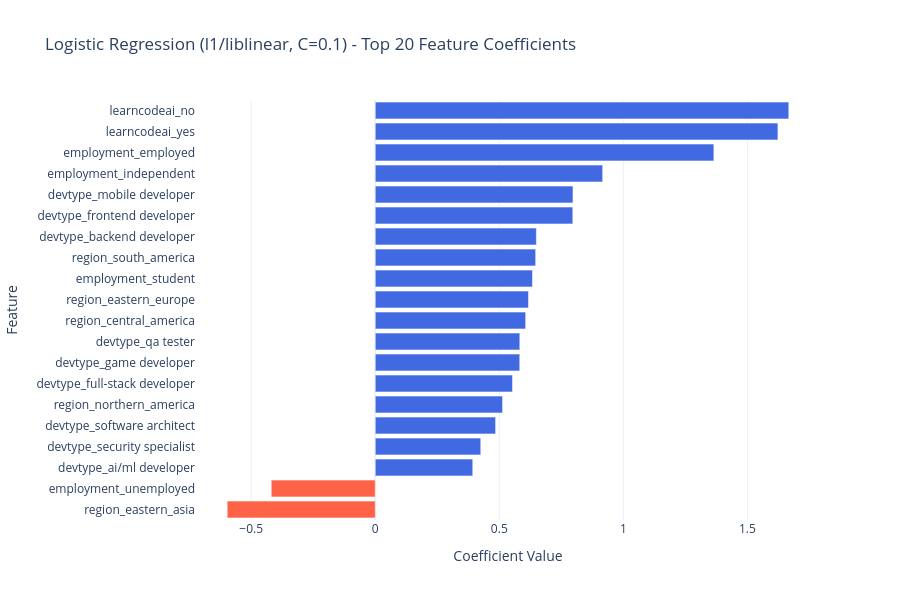

Notebook source saved alongside this figure:
### Code cell
# Getting top variables with .coef
feature_names = X_clean.columns.tolist()
coefs = model.coef_[0] 

coef_df = pd.DataFrame({
    'Feature': feature_names,
    'Coefficient': coefs
})
coef_df['Abs'] = coef_df['Coefficient'].abs()
coef_df = coef_df.sort_values('Abs', ascending=False).head(20)
coef_df = coef_df.sort_values('Coefficient')

colors = ['tomato' if c < 0 else 'royalblue' for c in coef_df['Coefficient']]

fig = go.Figure(go.Bar(
    x=coef_df['Coefficient'],
    y=coef_df['Feature'],
    orientation='h',
    marker_color=colors
))
fig.update_layout(
    title=f'Logistic Regression ({label}, C={best_C}) - Top 20 Feature Coefficients',
    xaxis_title='Coefficient Value',
    yaxis_title='Feature',
    template='plotly_white',
    height=600
)
fig.show()

print("Top 20 features by absolute coefficient:")
print(f"{'Rank':<6} {'Feature':<40} {'Coefficient':>12}")
print("-" * 60)
for rank, (index, row) in enumerate(coef_df.sort_values('Abs', ascending=False).iterrows(), 1):
    print(f"{rank:<6} {row['Feature']:<40} {row['Coefficient']:>12.4f}")

### Figure 1 — Plotly figure (JSON) as saved in the notebook; plotly's stock layout.template omitted (floating-point values rounded to 4 significant figures)
{"data": [{"marker": {"color": ["tomato", "tomato", "royalblue", "royalblue", "royalblue", "royalblue", "royalblue", "royalblue", "royalblue", "royalblue", "royalblue", "royalblue", "royalblue", "royalblue", "royalblue", "royalblue", "royalblue", "royalblue", "royalblue", "royalblue"]}, "orientation": "h", "type": "bar", "x": [-0.5968, -0.4194, 0.3929, 0.4252, 0.485, 0.513, 0.553, 0.5823, 0.5825, 0.6062, 0.6177, 0.6336, 0.6465, 0.6494, 0.7962, 0.7969, 0.9165, 1.365, 1.623, 1.667], "y": ["region_eastern_asia", "employment_unemployed", "devtype_ai/ml developer", "devtype_security specialist", "devtype_software architect", "region_northern_america", "devtype_full-stack developer", "devtype_game developer", "devtype_qa tester", "region_central_america", "region_eastern_europe", "employment_student", "region_south_america", "devtype_backend developer", "devtype_frontend developer", "devtype_mobile developer", "employment_independent", "employment_employed", "learncodeai_yes", "learncodeai_no"]}], "layout": {"height": 600, "title": {"text": "Logistic Regression (l1/liblinear, C=0.1) - Top 20 Feature Coefficients"}, "xaxis": {"title": {"text": "Coefficient Value"}}, "yaxis": {"title": {"text": "Feature"}}}}
